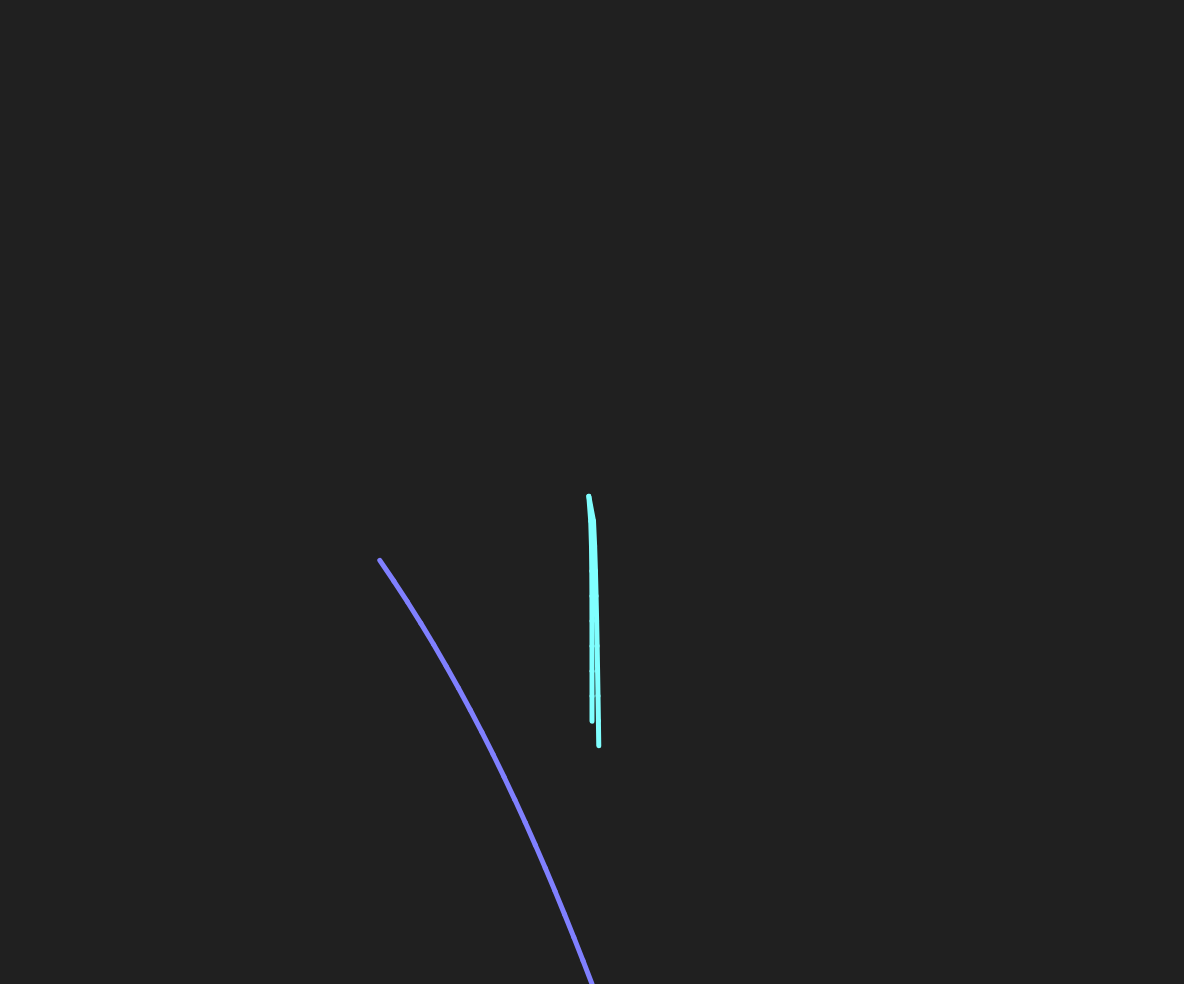
Frame 1 (no input)
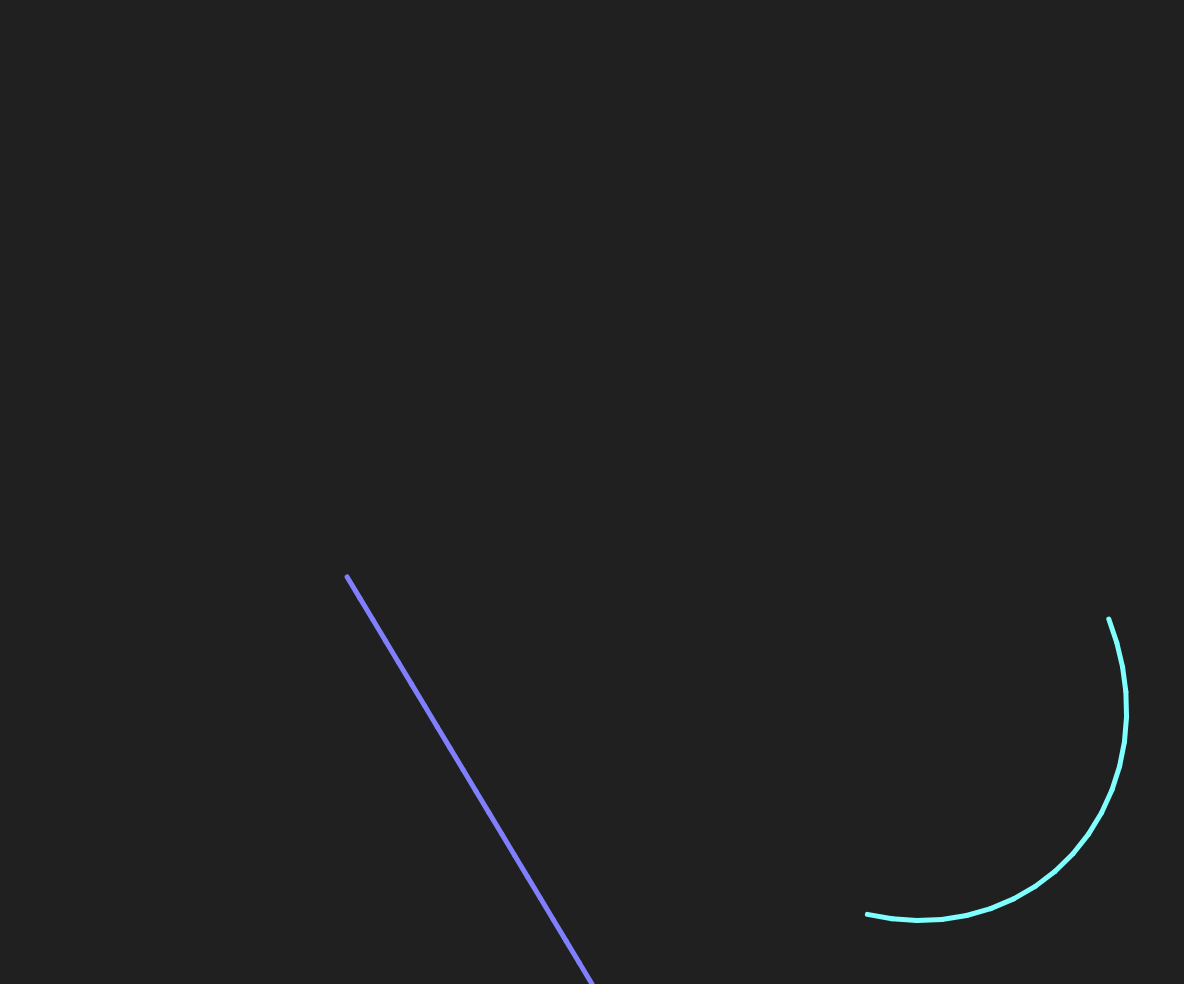
Frame 60 (no input)
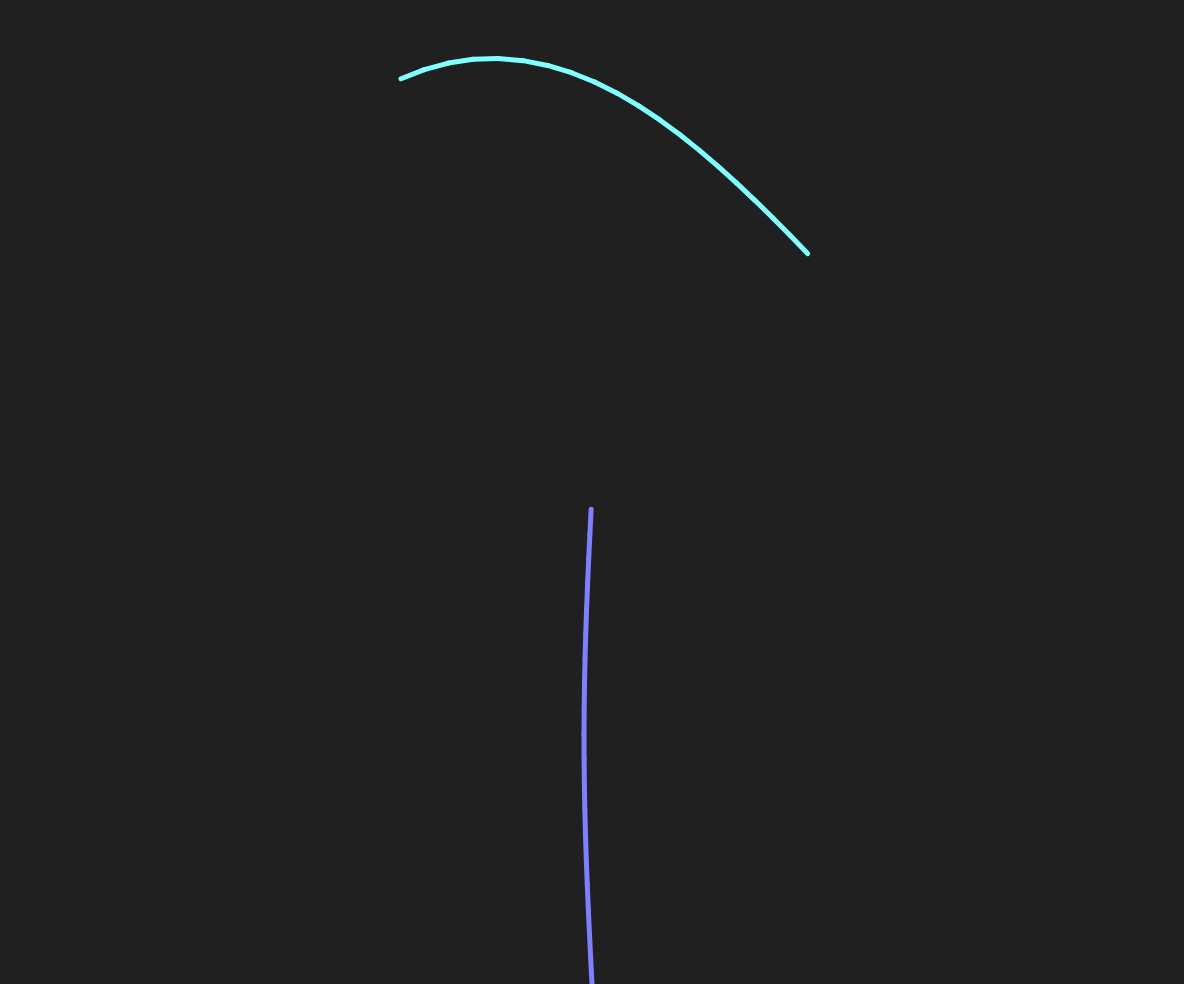
Frame 120 (the mouse pressed at the canvas centre since frame 60)

The p5.js sketch that drew these frames (run headless with seeded random() and noise() and a simulated clock; from frame 60 on, the mouse is pressed at the canvas centre):

// p5.js sketch
// ── sketch.js
let arm = null;
let fish = null;
let width = 0;
let height = 0;

function setup() {
    width = windowWidth - 16;
    height = windowHeight - 16;
    createCanvas(width, height);

    arm = new Arm(20, [width / 2, height * 3 / 4], [128, 128, 255]);
    fish = new Fish(20, [width / 2, height * 3 / 4], [128, 255, 255]);
}

function windowResized() {
    width = windowWidth - 16;
    height = windowHeight - 16;
    resizeCanvas(width, height);
}

function draw() {
    background(32, 32, 32);

    arm.fabrik_forward([mouseX, mouseY]);
    arm.fabrik_backward([width / 2, height]);
    arm.draw();

    fish.update(width, height);
    fish.draw();
}

// ── arm.js
class Segment {
    constructor(position, length, width) {
        this.position = position;
        this.length = length;
        this.width = width;
    }
}

function subtraction(vectorOne, vectorTwo) {
    return [
        vectorOne[0] - vectorTwo[0],
        vectorOne[1] - vectorTwo[1]
    ];
}

function addition(vectorOne, vectorTwo) {
    return [
        vectorOne[0] + vectorTwo[0],
        vectorOne[1] + vectorTwo[1]
    ];
}

function distance(x, y) {
    return Math.sqrt(x * x + y * y);
}

function setMagnitude(magnitude, vector) {
    const d = distance(vector[0], vector[1]);
    const proportion = magnitude / d;

    return [
        vector[0] * proportion,
        vector[1] * proportion
    ];
}

class Arm {
    constructor(number_of_segments, position = [0,0], color = [255, 255, 255]) {
        this.segments = [];
        this.position = [...position];
        this.color = color;

        if (number_of_segments < 1) {
            return;
        }

        for (let i = 0; i < number_of_segments; i++) {
            let segment_length = 25;
            this.segments.push(new Segment([...position], segment_length, 5));
            position[1] -= segment_length; // move next segment up by 10
        }

        this.segments[this.segments.length - 1].length = 0;
    }

    draw() {
        let current_segment = null;
        let next_segment = null;
        let i = 0;

        stroke(this.color[0], this.color[1], this.color[2]);

        while (i < this.segments.length - 1) {
            current_segment = this.segments[i];
            next_segment = this.segments[i + 1];
            strokeWeight(current_segment.width);
            line(current_segment.position[0], current_segment.position[1], next_segment.position[0], next_segment.position[1]);

            i++;
        }
    }

    fabrik_forward(target) {
        let end_effector = this.segments[this.segments.length - 1];
        end_effector.position = target;

        for (let i = 1; i < this.segments.length; i++) {
            let parent_segment = this.segments[this.segments.length - 1 - i];
            let direction = subtraction(end_effector.position, parent_segment.position);
            direction = setMagnitude(parent_segment.length, direction);
            parent_segment.position = subtraction(end_effector.position, direction);
            end_effector = parent_segment;
        }
    }

    fabrik_backward(base) {
        let parent_segment = this.segments[0];
        parent_segment.position = base;

        for (let i = 1; i < this.segments.length; i++) {
            let child_segment = this.segments[i];
            let direction = subtraction(child_segment.position, parent_segment.position);
            direction = setMagnitude(parent_segment.length, direction);
            child_segment.position = addition(parent_segment.position, direction);
            parent_segment = child_segment;
        }
    }
}

/**
 * 
 * @param {*} min inclusive min
 * @param {*} max 
 * @param {*} inclusive exclusive max
 * @returns 
 */
function randomValue(min = 0, max = 0) {
    if (max === min) {
        return max;
    }

    if (min > max) {
        const temp = max;
        max = min;
        min = temp;
    }

    return Math.random() * (max - min) + min;
}

function limitMaxMagnitude(limit, vector) {
    const d = distance(vector[0], vector[1]);

    if (limit < d) {
        const proportion = limit / d;

        return [
            vector[0] * proportion,
            vector[1] * proportion
        ];
    }

    return vector;
}

class Fish extends Arm {
    constructor(number_of_segments, position = [0,0], color = [255, 255, 255]) {
        super(number_of_segments, position, color);

        this.minVelocity = 10;
        this.maxVelocity = 20;
        this.velocity = [randomValue(-this.maxVelocity, this.maxVelocity), randomValue(-this.maxVelocity, this.maxVelocity)];
        this.velocity = setMagnitude(randomValue(this.minVelocity, this.maxVelocity), this.velocity);
    }

    boundary(x, y) {
        const margin = 256;

        if (this.position[0] > x) {
            this.position[0] = x;
        }
        else if (this.position[0] < 0) {
            this.position[0] = 0;
        }

        if (x - margin > margin) {
            const nextPosition = this.position[0] + this.velocity[0];

            if (nextPosition > x - margin) {
                this.velocity[0] -= (nextPosition - (x - margin)) / margin; // turning factor scales up the closer to the edge it gets
            }
            else if (nextPosition < margin) {
                this.velocity[0] += ((margin) - nextPosition) / margin;
            }
            else { // dont dampen the velocity
                if (distance(this.velocity[0], this.velocity[1]) < this.minVelocity) {
                    this.velocity = setMagnitude(this.maxVelocity, this.velocity);
                }
            }
        }

        if (this.position[1] > y) {
            this.position[1] = y;
        }
        else if (this.position[1] < 0) {
            this.position[1] = 0;
        }

        if (y - margin > margin) {
            const nextPosition = this.position[1] + this.velocity[1];

            if (nextPosition > y - margin) {
                this.velocity[1] -= (nextPosition - (y - margin)) / margin;
            }
            else if (nextPosition < margin) {
                this.velocity[1] += ((margin) - nextPosition) / margin;
            }
            else { // dont dampen the velocity
                if (distance(this.velocity[0], this.velocity[1]) < this.minVelocity) {
                    this.velocity = setMagnitude(this.maxVelocity, this.velocity);
                }
            }
        }

        this.velocity = limitMaxMagnitude(this.maxVelocity, this.velocity);
    }

    update(x, y) {
        this.boundary(x, y);
        this.position = addition(this.position, this.velocity);
        this.fabrik_forward(this.position);
    }
}
